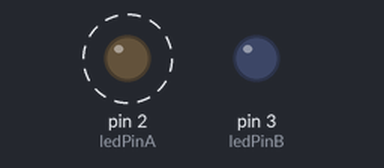
The sketch below on a simulated Arduino Uno, built with avr-gcc and run on an emulated ATmega328P. Shown: output pins drawn as LEDs (lit = HIGH). Dashed ring = blinking.

Above: at 0.15 s.
Timing chart, 0 to 39.2 s (numbered marks = the images above):
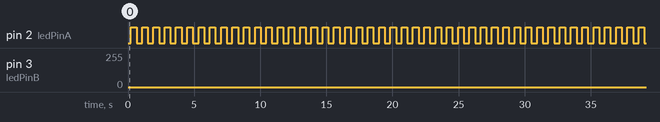

The sketch:

ex06.ino
```cpp
// Ex06 - 警车双闪灯效（双通道PWM）
// 功能：两个LED呈现平滑交替的渐变闪烁效果，呈现反相亮度关系
// 关联：实验3(PWM呼吸灯)

const int ledPinA = 2;   // LED A引脚
const int ledPinB = 3;   // LED B引脚

unsigned long prevMillis = 0;
const int delayTime = 5;  // PWM更新延迟 5ms

int brightness = 0;
int direction = 1;  // 1: 增加, -1: 减少
const int stepSize = 3;  // 占空比递增步长

void setup() {
  pinMode(ledPinA, OUTPUT);
  pinMode(ledPinB, OUTPUT);
  analogWrite(ledPinA, 0);
  analogWrite(ledPinB, 255);
}

void loop() {
  unsigned long currentMillis = millis();

  if (currentMillis - prevMillis >= delayTime) {
    prevMillis = currentMillis;

    // 更新亮度
    brightness += direction * stepSize;

    // 亮度范围控制
    if (brightness >= 255) {
      brightness = 255;
      direction = -1;
    } else if (brightness <= 0) {
      brightness = 0;
      direction = 1;
    }

    // LED A：从0增加到255
    // LED B：从255减少到0（反相关系）
    int brightnessB = 255 - brightness;

    analogWrite(ledPinA, brightness);
    analogWrite(ledPinB, brightnessB);
  }
}
```

Measured:
- by itself, pin 2 (ledPinA): alternates HIGH for 0.43 s and LOW for 0.43 s
